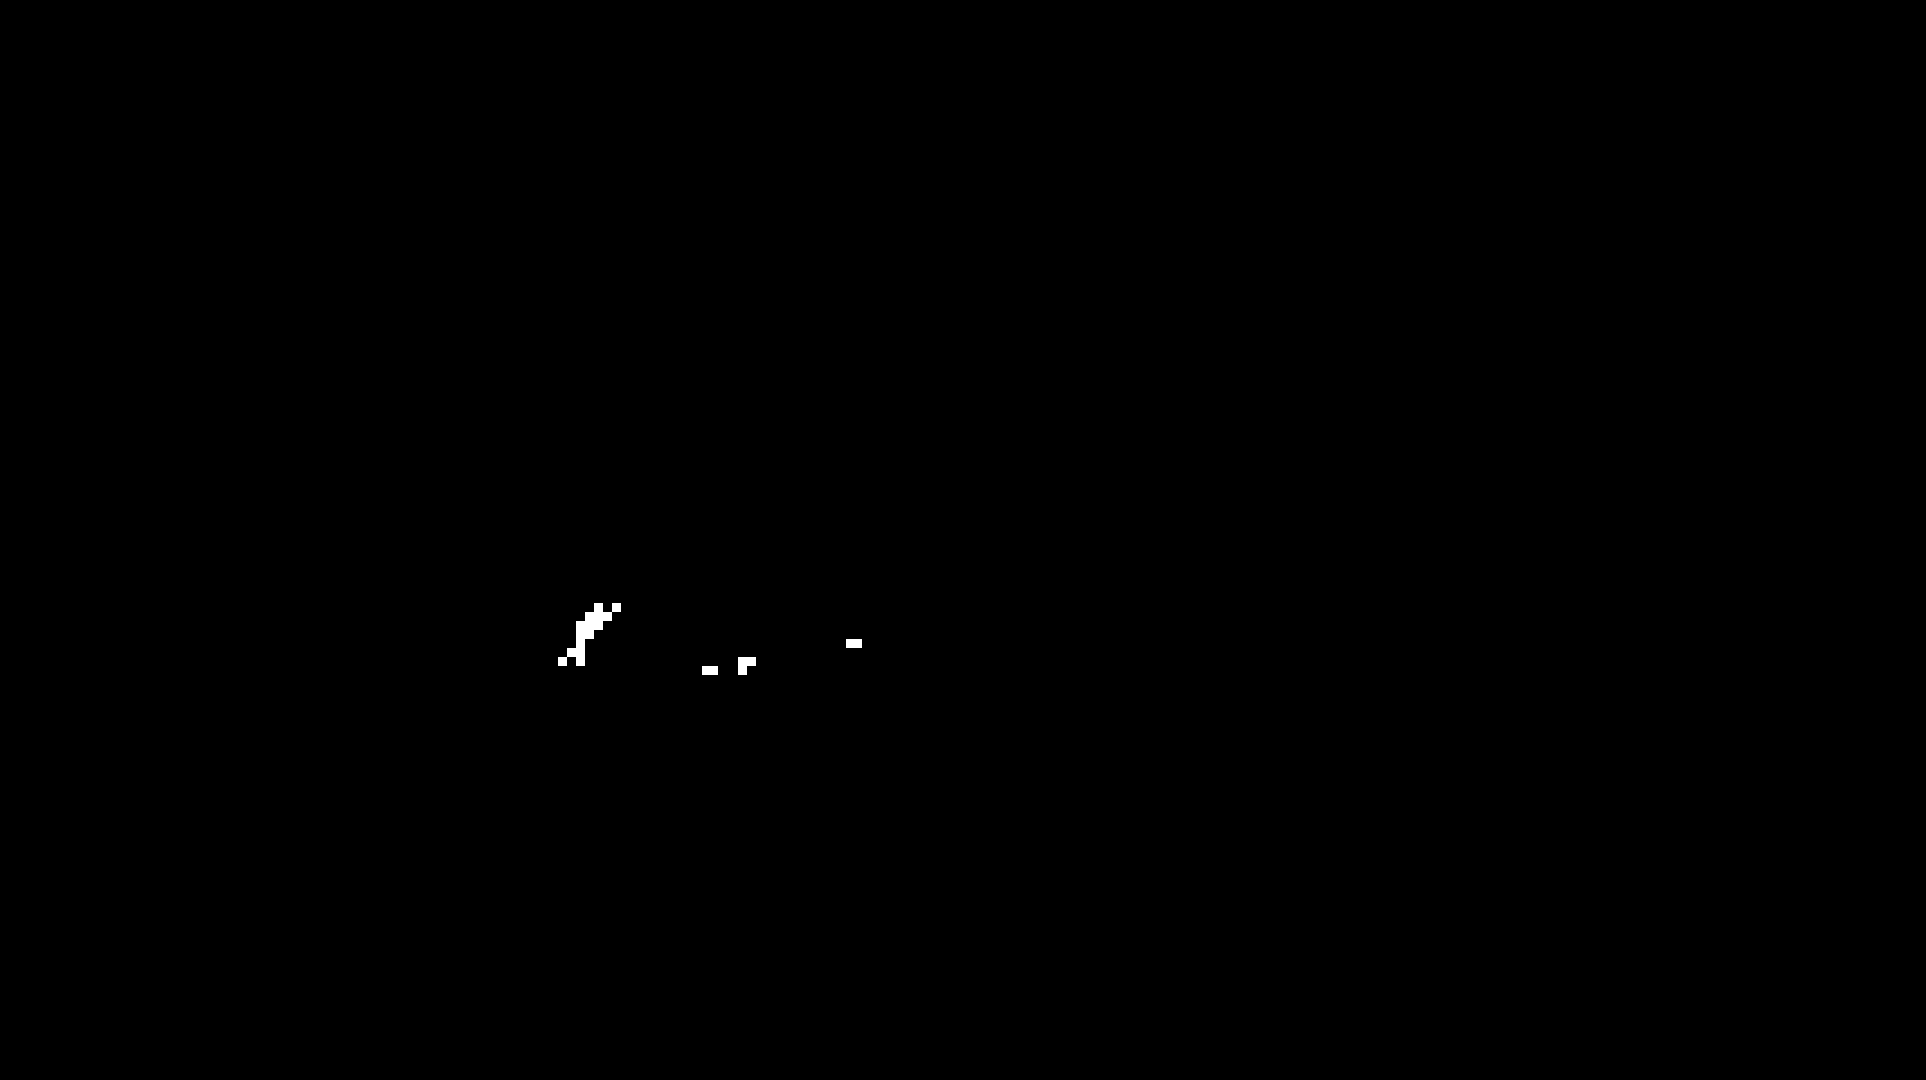

This game map was drawn from its Tiled (.tmx) file and the tilesets committed beside it. A one-line description and the trimmed map source follow:
An orthogonal 214x120 tile map with 9x9 px tiles, 1 tile layer (Tile Layer 1), 2 tilesets.

<map version="1.10" tiledversion="1.10.2" orientation="orthogonal" renderorder="right-down" width="214" height="120" tilewidth="9" tileheight="9" infinite="0" nextlayerid="2" nextobjectid="1">
 <tileset firstgid="1" source="NEW_victoria_line.tsx" />
 <tileset firstgid="14401" source="test.tsx" />
 <layer id="1" name="Tile Layer 1" width="214" height="120">
  <data>[25680 cells, 20 non-empty, 7 distinct tile ids]</data>
 </layer>
</map>
